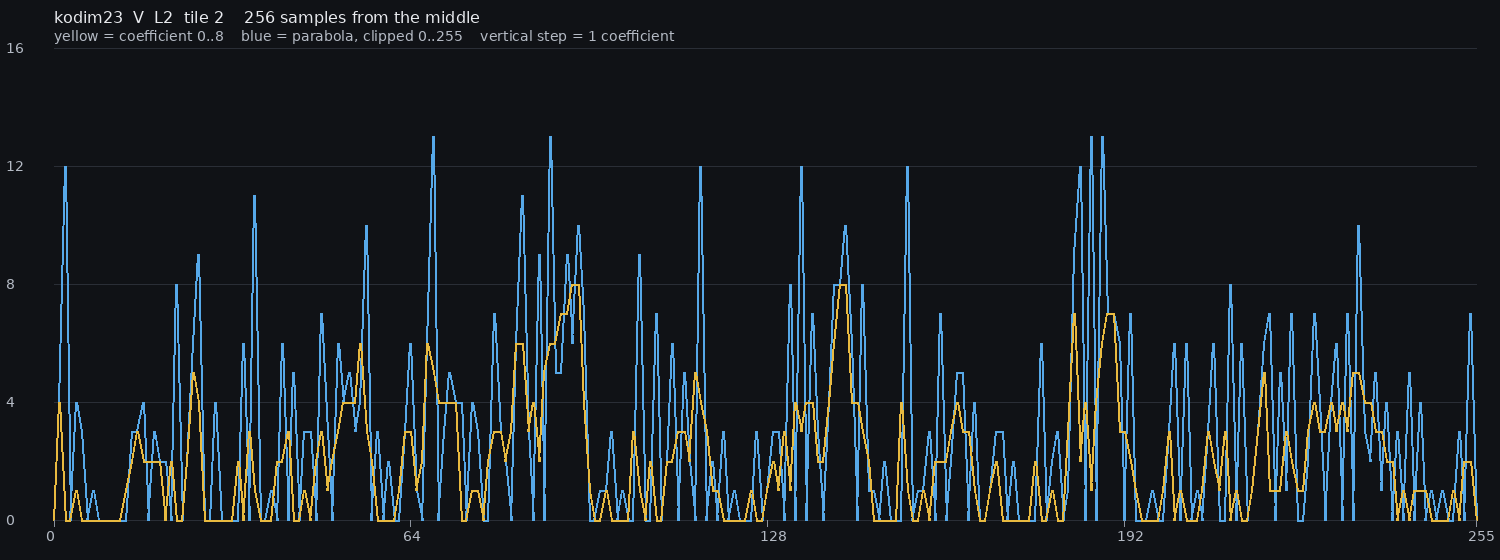
#> input picture palic-2-js/rice-parabola.png, 1500 x 560 px
$ python signcell.py ../../palic-2-js/rice-parabola.png
#> lines starting #> are read from the running program, lines starting #| are printed output that depends on the picture
import numpy as np, glob, sys
from PIL import Image
THY, THC = [1, 3, 10, 18, 35], [1, 4, 8, 16, 30]
def H(z):
    if z.size == 0: return 0.0
    _, c = np.unique(z, return_counts=True); return float(-(c * np.log2(c / c.sum())).sum())
def wrapzz(ee, n9):
    ee = ((ee + 256) & 511) - 256 if n9 else ((ee + 128) & 255) - 128; return np.where(ee >= 0, 2 * ee, -2 * ee - 1)
V_ = ['no sign', 'flip by a-c', 'flip + 5 sign cells (a-c, c-b)', 'flip + cells + bias per cell', 'flip + bias per class']
tot = np.zeros(len(V_)); px = 0; nstreams = [11, 11, 55, 55, 11]
for f in sorted(glob.glob(sys.argv[1])):
    a = np.asarray(Image.open(f).convert('RGB')).astype(np.int32)
    R, G, B = a[..., 0], a[..., 1], a[..., 2]; V = R - G; U = B - G; Y = G + ((U + V) >> 2); px += Y.size
#> after `R, G, B = (a[..., 0], a[..., 1], a[..., 2])`: R: shape (560, 1500) int32; 211 distinct labels, from 16 to 232
#> after `R, G, B = (a[..., 0], a[..., 1], a[..., 2])`: G: shape (560, 1500) int32; 212 distinct labels, from 18 to 234
#> after `R, G, B = (a[..., 0], a[..., 1], a[..., 2])`: B: shape (560, 1500) int32; 212 distinct labels, from 22 to 238
#> after `Y = G + (U + V >> 2)`:
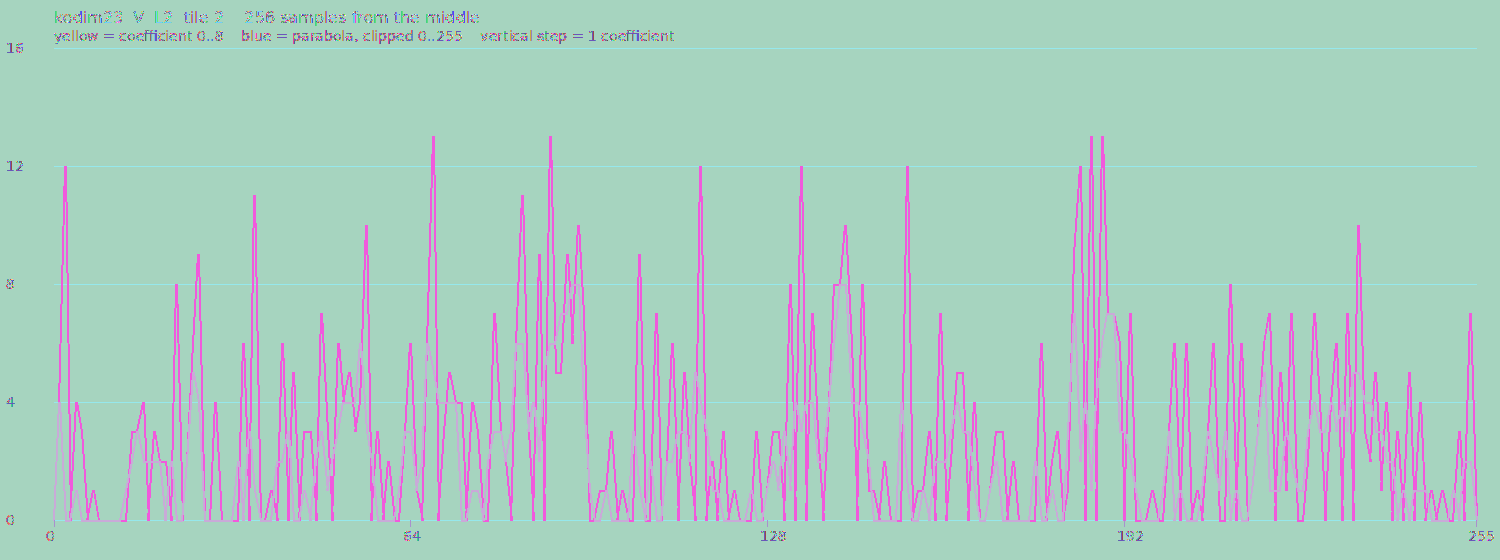
#> Y: shape (560, 1500) int32; 212 distinct labels, from 18 to 234; one colour per label, 0 black
#> after `px += Y.size`: px = 840000
    S = [dict() for _ in V_]
    for ci, (P, n9) in enumerate([(V, True), (U, True), (Y, False)]):
        Hh, W = P.shape; Z = np.zeros((Hh + 1, W + 1), np.int32); Z[1:, 1:] = P
        a_ = Z[1:, :-1].copy(); b = Z[:-1, 1:].copy(); c = Z[:-1, :-1].copy(); a_[:, 0] = b[:, 0]; c[:, 0] = b[:, 0]
        aa = a_.copy(); aa[:, 2:] = P[:, :-2]
        e = P - np.clip(a_ + b - c, np.minimum(a_, b), np.maximum(a_, b))
        k = sum(((np.abs(a_ - c) + np.abs(c - b) + np.abs(a_ - aa)) >= t).astype(np.int32) for t in (THC if n9 else THY))
        g1, g2 = np.sign(a_ - c), np.sign(c - b)
        s = np.where(g1 != 0, g1, np.where(g2 != 0, g2, 1))                 # mirror: first nonzero of (g1, g2) -> +
        cell = (g1 * s + 1) * 3 + (g2 * s + 1)                               # after mirror g1 in {0,+}: cells (0,0),(0,+),(+,-),(+,0),(+,+)
        sid = np.where(k == 0, 0, np.where(ci == 2, k, 5 + k))
        s1 = np.where(g1 != 0, g1, 1)
        for vi in range(len(V_)):
            if vi == 0: zz, key = wrapzz(e, n9), sid
            elif vi == 1: zz, key = wrapzz(s1 * e, n9), sid
            elif vi in (2, 3): ee = s * e; key = sid * 16 + cell
            else: ee = s1 * e; key = sid
            if vi == 3 or vi == 4:                                          # bias: rounded mean of the flipped error per key (sent per file)
                ee = ee.copy()
                for kk in np.unique(key):
                    m = key == kk; ee[m] -= int(np.round(ee[m].mean()))
            if vi >= 2: zz = wrapzz(ee, n9)
            for kk in np.unique(key):
                S[vi].setdefault(int(kk) if vi in (2, 3) or True else 0, []).append(zz[key == kk])
#> this loop made 3 passes
#> n9 on passes 1 to 3: True, True, False
#> pass 1, `a_ = Z[1:, :-1].copy()`:
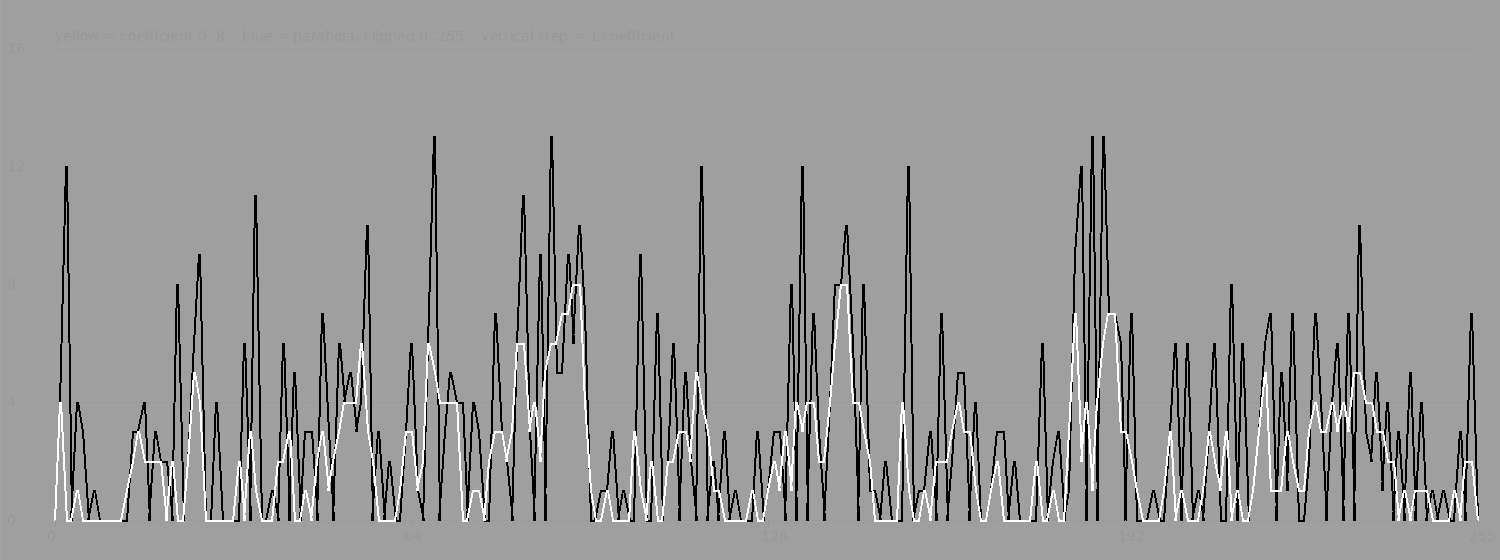
#> a_: shape (560, 1500) int32; min -82, max 46, mean -5.8; drawn with min black and max white
#> after the loop:
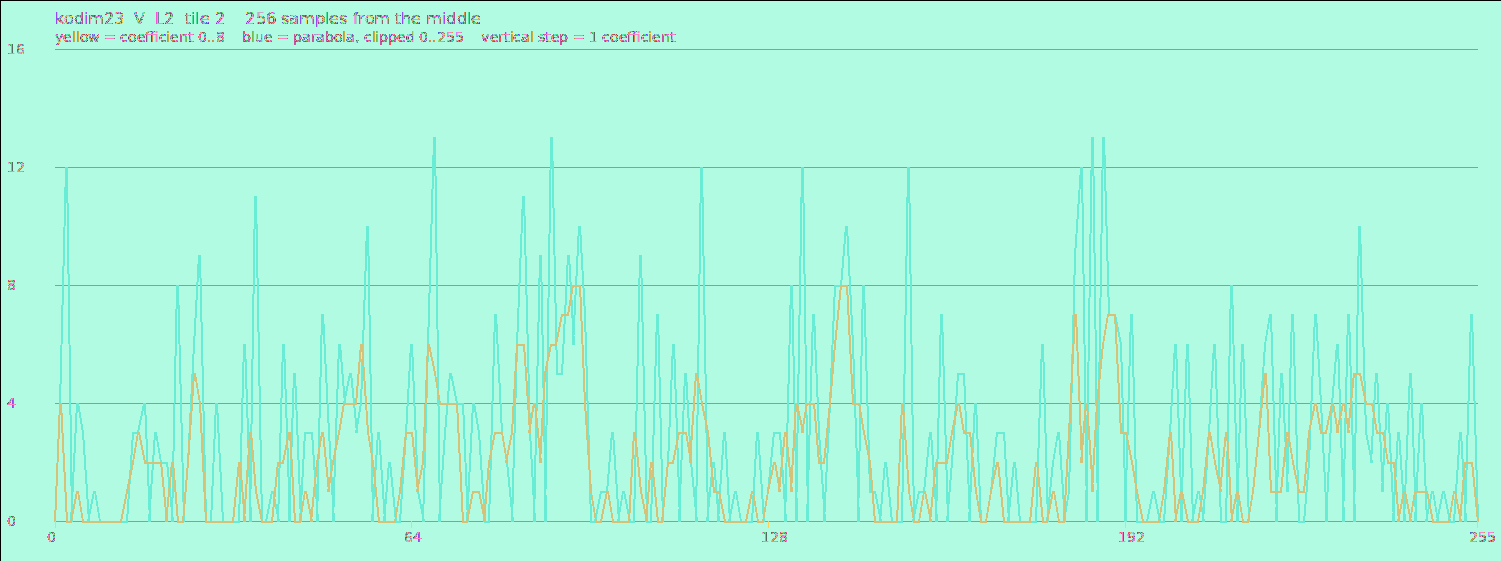
#> Z: shape (561, 1501) int32; 213 distinct labels, from 0 to 234; one colour per label, 0 black
#> after the loop:
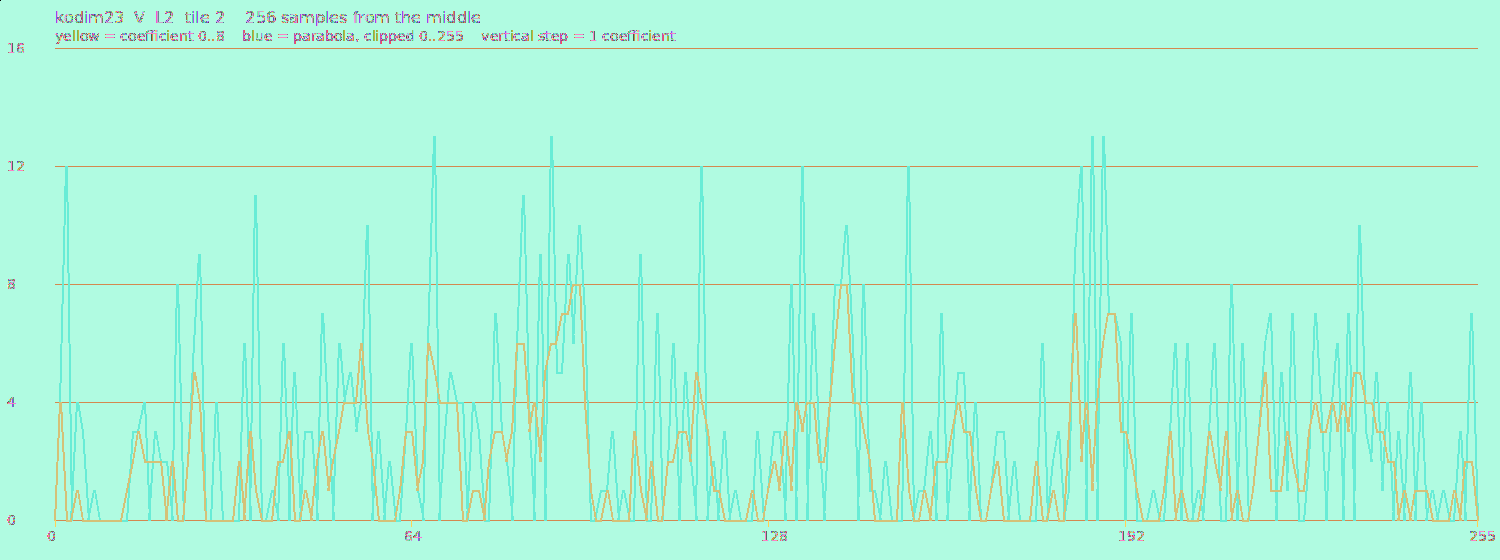
#> a_: shape (560, 1500) int32; 213 distinct labels, from 0 to 234; one colour per label, 0 black
#> after the loop: aa: shape (560, 1500) int32; 213 distinct labels, from 0 to 234
#> after the loop: c: shape (560, 1500) int32; 213 distinct labels, from 0 to 234
#> after the loop:
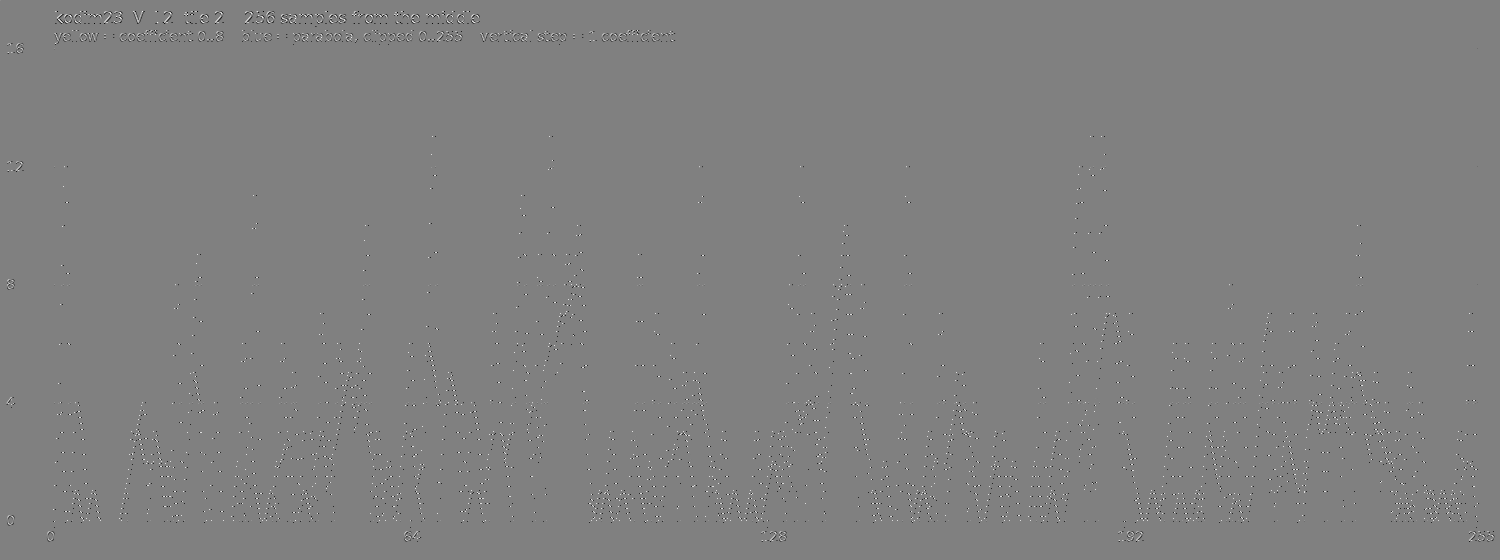
#> e: shape (560, 1500) int32; min -207, max 203, mean 0; drawn with min black and max white
    for vi in range(len(V_)): tot[vi] += sum(H(np.concatenate(v)) for v in S[vi].values())
#> this loop made 5 passes
#> after the loop, tot = [326339.8, 324618.3, 260909.3, 380329.2, 544901.4]
for vi, v in enumerate(V_): print(f'{v:34s} {tot[vi] / px:.4f} bpp  {100 * tot[vi] / tot[0] - 100:+.2f}%   ({nstreams[vi]} streams)')
#> this loop made 5 passes
#| no sign                            0.3885 bpp  +0.00%   (11 streams)
#| flip by a-c                        0.3865 bpp  -0.53%   (11 streams)
#| flip + 5 sign cells (a-c, c-b)     0.3106 bpp  -20.05%   (55 streams)
#| flip + cells + bias per cell       0.4528 bpp  +16.54%   (55 streams)
#| flip + bias per class              0.6487 bpp  +66.97%   (11 streams)
